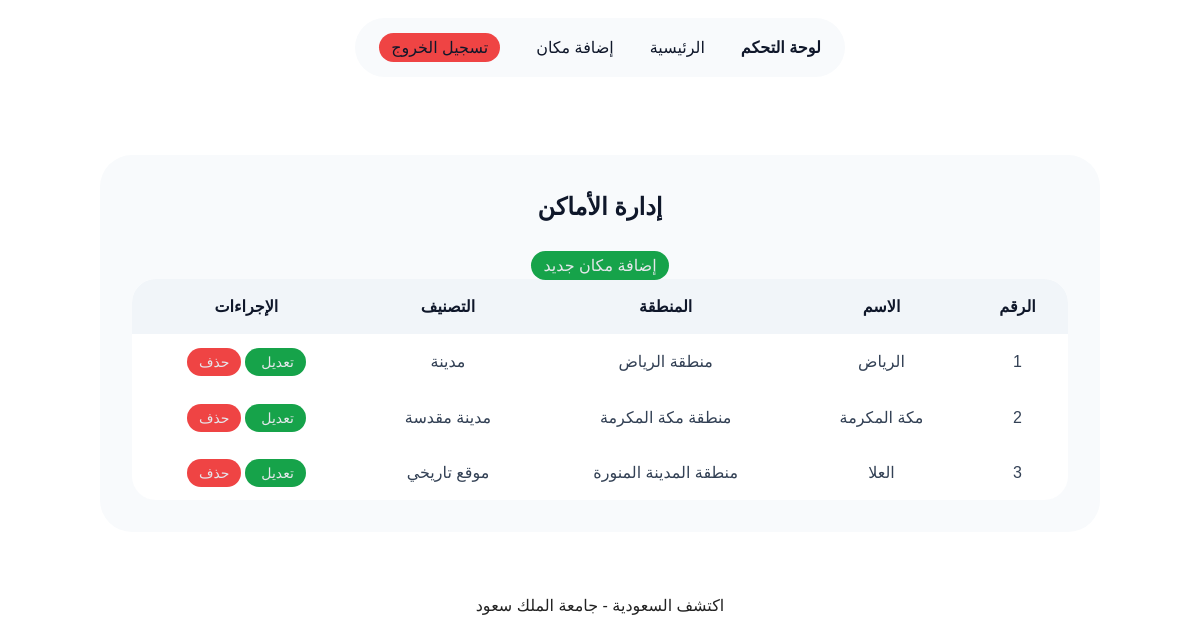
Page /dashboard.php (signed in) on the earlier database version.
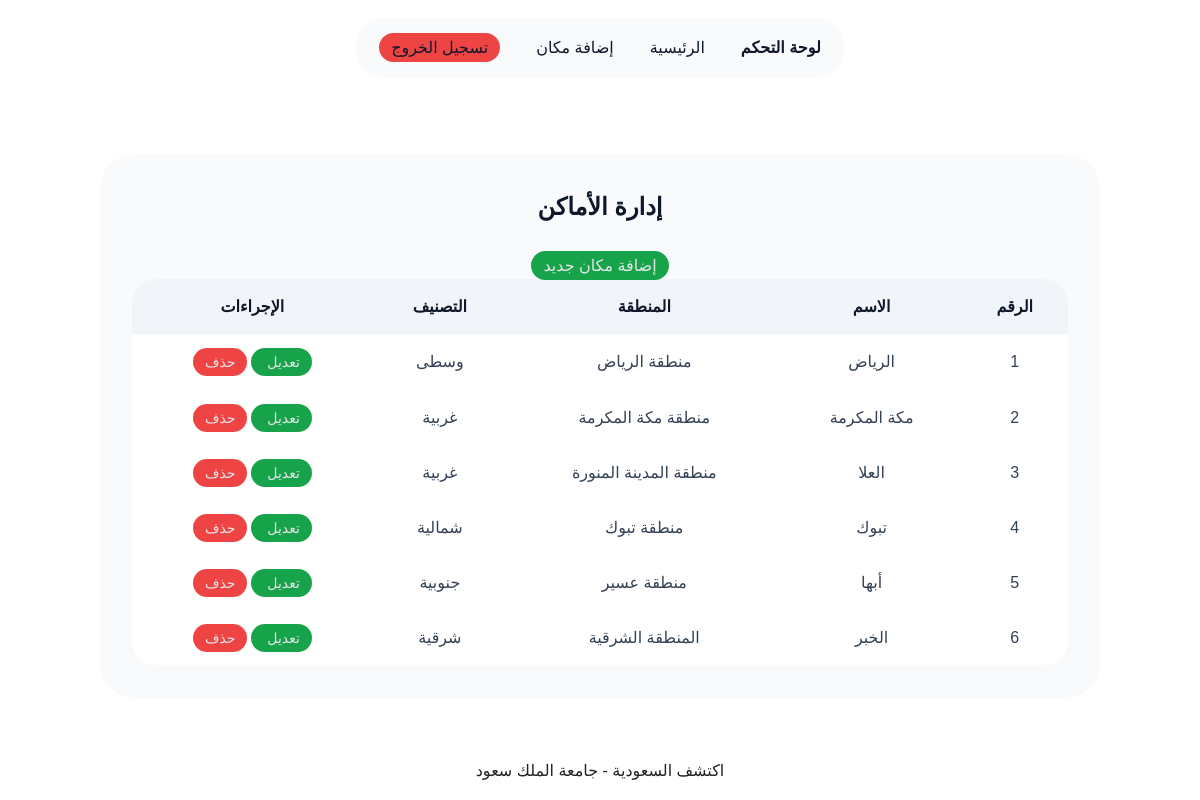
Same page on the later database version.
### tables this page shows
CREATE TABLE places (
  id INT AUTO_INCREMENT PRIMARY KEY,
  name VARCHAR(100) NOT NULL,
  region VARCHAR(100) NOT NULL,
  category VARCHAR(100) NOT NULL,
  short_description TEXT NOT NULL,
  full_description TEXT NOT NULL,
  landmarks TEXT NOT NULL,
  image VARCHAR(255) NOT NULL,
  image_2 VARCHAR(255),
  image_3 VARCHAR(255),
  created_at TIMESTAMP DEFAULT CURRENT_TIMESTAMP
);

### dashboard.php (the view, shortened to what this page needs)
<?php
require 'db.php';
$stmt = $pdo->query("SELECT * FROM places ORDER BY id ASC");
$places = $stmt->fetchAll();
?>
<!DOCTYPE html>
<html lang="ar" dir="rtl">
<head>
    <link rel="stylesheet" href="public/css/styles.css">
</head>
<body>
    <nav class="navbar">
        <ul>
            <a href="dashboard.php" class="navLogo">
                <p>لوحة التحكم</p>
            </a>
            <li><a href="dashboard.php">الرئيسية</a></li>
            <li><a href="addContent.php">إضافة مكان</a></li>
            <li><a href="logout.php" class="btn logout-btn">تسجيل الخروج</a></li>
        </ul>
    </nav>
    <section class="admin-section">
        <h1>إدارة الأماكن</h1>
        <a href="addContent.php" class="btn">إضافة مكان جديد</a>
        <table class="admin-table">
            <thead>
                <tr>
                    <th>الرقم</th>
                    <th>الاسم</th>
                    <th>المنطقة</th>
                    <th>التصنيف</th>
                    <th>الإجراءات</th>
                </tr>
            </thead>
            <tbody>
                <?php foreach ($places as $place): ?>
                    <tr>
                        <td><?php echo htmlspecialchars($place['id']); ?></td>
                        <td><?php echo htmlspecialchars($place['name']); ?></td>
                        <td><?php echo htmlspecialchars($place['region']); ?></td>
                        <td><?php echo htmlspecialchars($place['category']); ?></td>
                        <td>
                            <a href="updateContent.php?id=<?php echo $place['id']; ?>" class="btn">
                                تعديل
                            </a>
                            <a href="deleteContent.php?id=<?php echo $place['id']; ?>" class="btn delete-btn"
                                onclick="return confirm('هل أنت متأكد من حذف هذا المكان')">
                                حذف
                            </a>
                        </td>
                    </tr>
                <?php endforeach; ?>
            </tbody>
        </table>
    </section>
    <footer>
        <p>اكتشف السعودية - جامعة الملك سعود</p>
    </footer>
</body>
</html>

Differences in the rows shown:
changed places "الرياض": category "مدينة" → "وسطى"
changed places "مكة المكرمة": category "مدينة مقدسة" → "غربية"
changed places "العلا": category "موقع تاريخي" → "غربية"
added places: id "4", name "تبوك", region "منطقة تبوك", category "شمالية"
added places: id "5", name "أبها", region "منطقة عسير", category "جنوبية"
added places: id "6", name "الخبر", region "المنطقة الشرقية", category "شرقية"
